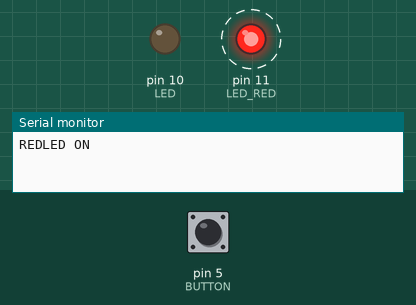
A sketch run on a simulated Arduino Uno, built with avr-gcc and run on an emulated ATmega328P. On the bench: output pins drawn as LEDs (lit = HIGH), the last lines printed to the serial monitor. Dashed ring = blinking. The test bench sets the inputs (shaded band); at power-on: pin 5 (BUTTON) HIGH.

Above: at 1.2 s.
1.3 s: pin 5 (BUTTON) pulled LOW for 3.2 s
At 3.6 s:
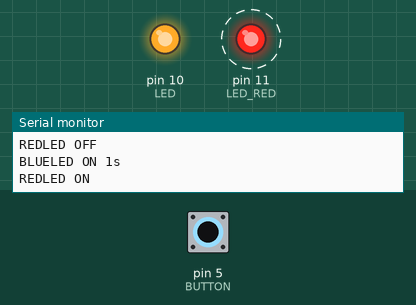
7.5 s: pin 5 (BUTTON) pulled LOW for 1 s
At 10.8 s:
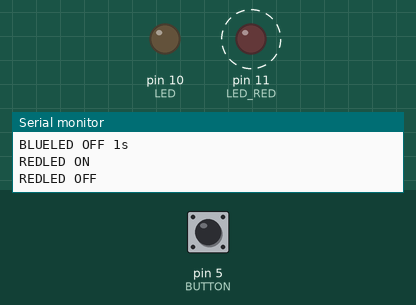
Timing chart, 0 to 16.5 s (numbered marks = the images above; inputs shaded):
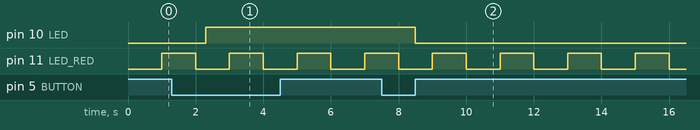

Measured:
- after the input at 1.3 s, pin 10 (LED): LOW → HIGH after 1.0 s
- after the input at 7.5 s, pin 10 (LED): HIGH → LOW after 1.0 s
- by itself, pin 11 (LED_RED): alternates HIGH for 1.0 s and LOW for 1.0 s

The sketch:

uloha_2_one_second_hold1.ino
```cpp
#define LED 10
#define LED_RED 11
#define BUTTON 5
unsigned long start,buttonStart;
int ledStuff = 0, buttonStuff = 0, lastStuff = 1, now = 0, redLedStuff = 0;
void setup(){
  pinMode(LED,OUTPUT);
  pinMode(LED_RED,OUTPUT);
  pinMode(BUTTON,INPUT_PULLUP);
  Serial.begin(9600);
}
void loop(){
  switch(redLedStuff){
  	case 0:
    	if(millis() - start >= 1000){
          redLedStuff = 1;
          start = millis();
          digitalWrite(LED_RED, 1);
          Serial.println("REDLED ON");
        }
    	break;
    case 1:
    	if(millis() - start >= 1000){
          redLedStuff = 0;
          start = millis();
          digitalWrite(LED_RED, 0);
          Serial.println("REDLED OFF");
        }
    	break;
  }
  switch(buttonStuff){
  	case 0:
      if((now = digitalRead(BUTTON)) == 1){
        buttonStart = millis();
        lastStuff = 1;
      }
      if(now == 0 && (millis() - buttonStart >= 1000) && lastStuff == 1){
        buttonStuff = 1;
 	  	digitalWrite(LED,1);
        lastStuff = 0;
        Serial.println("BLUELED ON 1s");
      }
    	break;
    case 1:
      if((now = digitalRead(BUTTON)) == 1){
        buttonStart = millis();
        lastStuff = 1;
      }
      if(now == 0 && (millis() - buttonStart >= 1000) && lastStuff == 1){
        buttonStuff = 0;
        digitalWrite(LED,0);
        lastStuff = 0;
        Serial.println("BLUELED OFF 1s");
      }
    	break;
  }
}
```
